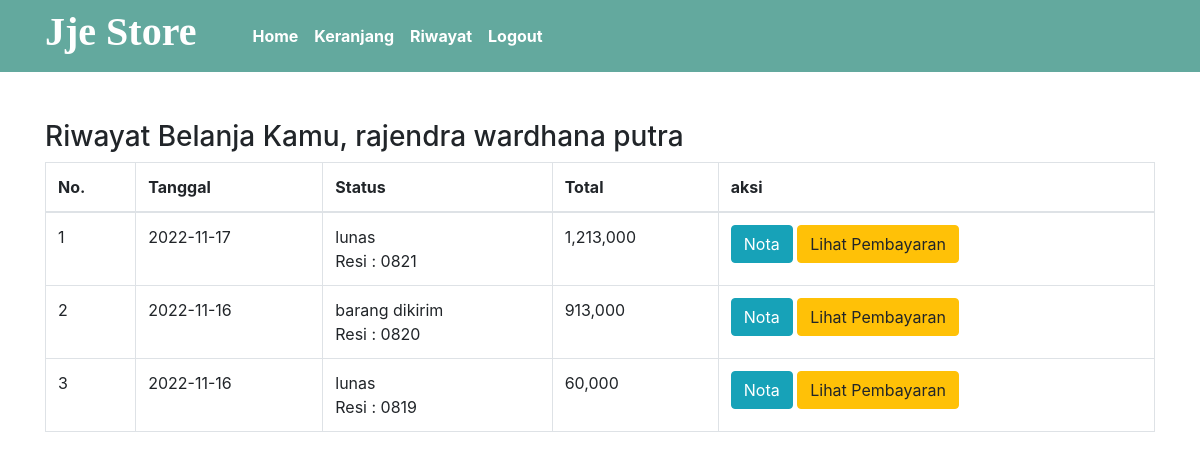
Screenshot of /riwayat.php (signed in) with the database file from the repository.
### tables this page shows
CREATE TABLE `pembelian` (
  `id_pembelian` int(11) NOT NULL,
  `id_pelanggan` int(11) NOT NULL,
  `id_ongkir` int(6) NOT NULL,
  `tgl_pembelian` date NOT NULL,
  `total_pembelian` int(11) NOT NULL,
  `nama_kota` varchar(100) NOT NULL,
  `tarif` int(11) NOT NULL,
  `alamat_pengiriman` text NOT NULL,
  `status_pembelian` varchar(100) NOT NULL DEFAULT 'pending',
  `resi_pengiriman` varchar(50) NOT NULL
);

### riwayat.php (the view, shortened to what this page needs)
<?php
include 'koneksi.php';
?>
<!DOCTYPE html>
<html>
<head>
    <link rel="stylesheet" href="https://stackpath.bootstrapcdn.com/bootstrap/4.3.1/css/bootstrap.min.css">
    <link rel="stylesheet" type="text/css" href="fontawesome/css/all.min.css">
    <link rel="stylesheet" type="text/css" href="style.css">
</head>
<body>
  <?php include 'template/navbar.php'; ?>
  <section class="riwayat" style="margin-top: 10%;">
  	<div class="container">
  		<h3>Riwayat Belanja Kamu, <?php echo $_SESSION ["pelanggan"]["nama_pelanggan"]  ?></h3>
  		<table class="table table-bordered">
  			<thead>
  				<tr>
	  				<th>No.</th>
	  				<th>Tanggal</th>
	  				<th>Status</th>
	  				<th>Total</th>
	  				<th>aksi</th>
  				</tr>
  			</thead>
  			<tbody>
  				<?php $nomor = 1; ?>
  				<?php
  					$id_pelanggan = $_SESSION["pelanggan"]["id_pelanggan"];
  					$ambil = $koneksi->query("SELECT * FROM pembelian WHERE id_pelanggan='$id_pelanggan' ORDER BY id_pembelian DESC");
  					while ($pecah = $ambil->fetch_assoc()){
  				 ?>
  					<tr>
  						<td><?php echo $nomor; ?></td>
  						<td><?php echo $pecah["tgl_pembelian"];  ?></td>
  						<td>
                <?php echo $pecah ["status_pembelian"]; ?><br>
                <?php if (!empty($pecah['resi_pengiriman'])): ?>
                  Resi : <?php echo $pecah['resi_pengiriman']; ?>
                <?php endif ?>
                </td>
  						<td><?php echo number_format( $pecah ["total_pembelian"]); ?></td>
  						<td>
  							<a href="nota.php?id=<?php echo $pecah ["id_pembelian"]; ?>" class="btn btn-info">Nota</a>
                  <?php   if ($pecah['status_pembelian']=="pending"): ?>
  							<a href="pembayaran.php?id=<?php echo $pecah ["id_pembelian"]; ?>" class="btn btn-success">Konfirmasi Pembayaran
                </a>
                <?php else: ?>
                  <a href="lihat_pembayaran.php?id=<?php echo $pecah ["id_pembelian"]; ?>" class="btn btn-warning">Lihat Pembayaran</a>
                <?php endif ?>
  						</td>
  					</tr>
  					<?php $nomor++; ?>
  					<?php 	} ?>
  			</tbody>
  		</table>
  	</div>
  </section>
</body>
</html>

### rows the page displays
pembelian: tgl_pembelian "2022-11-17", status_pembelian "lunas", resi_pengiriman "0821", total_pembelian "1,213,000"
pembelian: tgl_pembelian "2022-11-16", status_pembelian "barang dikirim", resi_pengiriman "0820", total_pembelian "913,000"
pembelian: tgl_pembelian "2022-11-16", status_pembelian "lunas", resi_pengiriman "0819", total_pembelian "60,000"

### other values shown
$_SESSION ["pelanggan"]["nama_pelanggan"] "rajendra wardhana putra"
